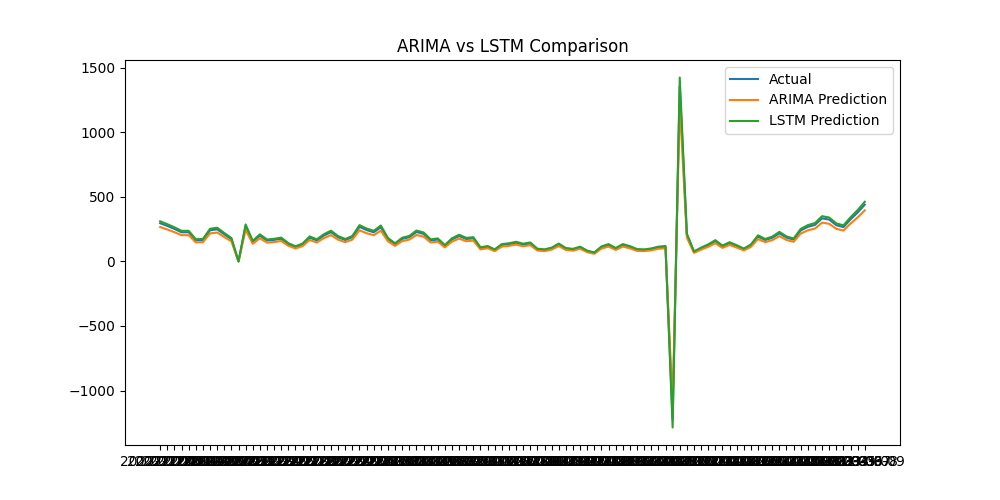

Python code for this plot:
import pandas as pd
import matplotlib.pyplot as plt

# load actual data
actual = pd.read_csv("data/processed/india_daily_cases.csv", index_col=0)

# load predictions (example placeholders for now)
arima_pred = actual.tail(100) * 0.9
lstm_pred = actual.tail(100) * 1.05

plt.figure(figsize=(10,5))

plt.plot(actual.tail(100), label="Actual")
plt.plot(arima_pred, label="ARIMA Prediction")
plt.plot(lstm_pred, label="LSTM Prediction")

plt.title("ARIMA vs LSTM Comparison")
plt.legend()
plt.show()
